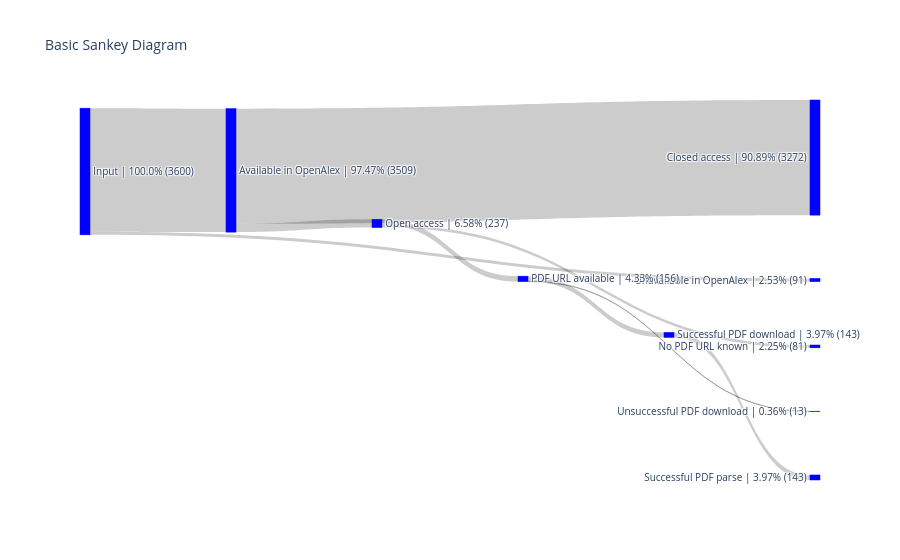

Source (notebook cell):
### Code cell
# # actual plotting
# fig = go.Figure(data=[go.Sankey(
#     arrangement = 'freeform',
#     node = dict(
#         pad = 500,
#         thickness = 10,
#         line = dict(color = "blue", width = 0.5),
#         label = labels, #[k for k in nodes_dict.keys()],
#         color = "blue"
#     ),
#     link = dict(
#         source = [
#             nodes_dict["Input"][0], nodes_dict["Input"][0],
#             nodes_dict["Available in OpenAlex"][0], nodes_dict["Available in OpenAlex"][0],
#             nodes_dict["Open access"][0], nodes_dict["Open access"][0],
#             nodes_dict["PDF URL available"][0], nodes_dict["PDF URL available"][0],
#             nodes_dict["Successful PDF download"][0], nodes_dict["Successful PDF download"][0]
#         ],

#         target = [
#             nodes_dict["Available in OpenAlex"][0], nodes_dict["Unavailable in OpenAlex"][0],
#             nodes_dict["Open access"][0], nodes_dict["Closed access"][0],
#             nodes_dict["PDF URL available"][0], nodes_dict["No PDF URL known"][0],
#             nodes_dict["Successful PDF download"][0], nodes_dict["Unsuccessful PDF download"][0],
#             nodes_dict["Successful PDF parse"][0], nodes_dict["Unsuccessful PDF parse"][0],
#         ],

#         value = [
#             nodes_dict["Available in OpenAlex"][1], nodes_dict["Unavailable in OpenAlex"][1],
#             nodes_dict["Open access"][1], nodes_dict["Closed access"][1],
#             nodes_dict["PDF URL available"][1], nodes_dict["No PDF URL known"][1],
#             nodes_dict["Successful PDF download"][1], nodes_dict["Unsuccessful PDF download"][1],
#             nodes_dict["Successful PDF parse"][1], nodes_dict["Unsuccessful PDF parse"][1],

#         ]
#     )
# )])

# fig.update_layout(title_text="Basic Sankey Diagram", font_size=10)
# fig.show()

### Figure 1 — Plotly figure (JSON) as saved in the notebook; plotly's stock layout.template omitted (floating-point values rounded to 4 significant figures)
{"data": [{"arrangement": "freeform", "link": {"source": [0, 0, 1, 1, 3, 3, 5, 5, 7, 7], "target": [1, 2, 3, 4, 5, 6, 7, 8, 9, 10], "value": [3509, 91, 237, 3272, 156, 81, 143, 13, 143, 0]}, "node": {"color": "blue", "label": ["Input | 100.0% (3600)", "Available in OpenAlex | 97.47% (3509)", "Unavailable in OpenAlex | 2.53% (91)", "Open access | 6.58% (237)", "Closed access | 90.89% (3272)", "PDF URL available | 4.33% (156)", "No PDF URL known | 2.25% (81)", "Successful PDF download | 3.97% (143)", "Unsuccessful PDF download | 0.36% (13)", "Successful PDF parse | 3.97% (143)", "Unsuccessful PDF parse | 0.0% (0)"], "line": {"color": "blue", "width": 0.5}, "pad": 500, "thickness": 10}, "type": "sankey"}], "layout": {"font": {"size": 10}, "title": {"text": "Basic Sankey Diagram"}}}
